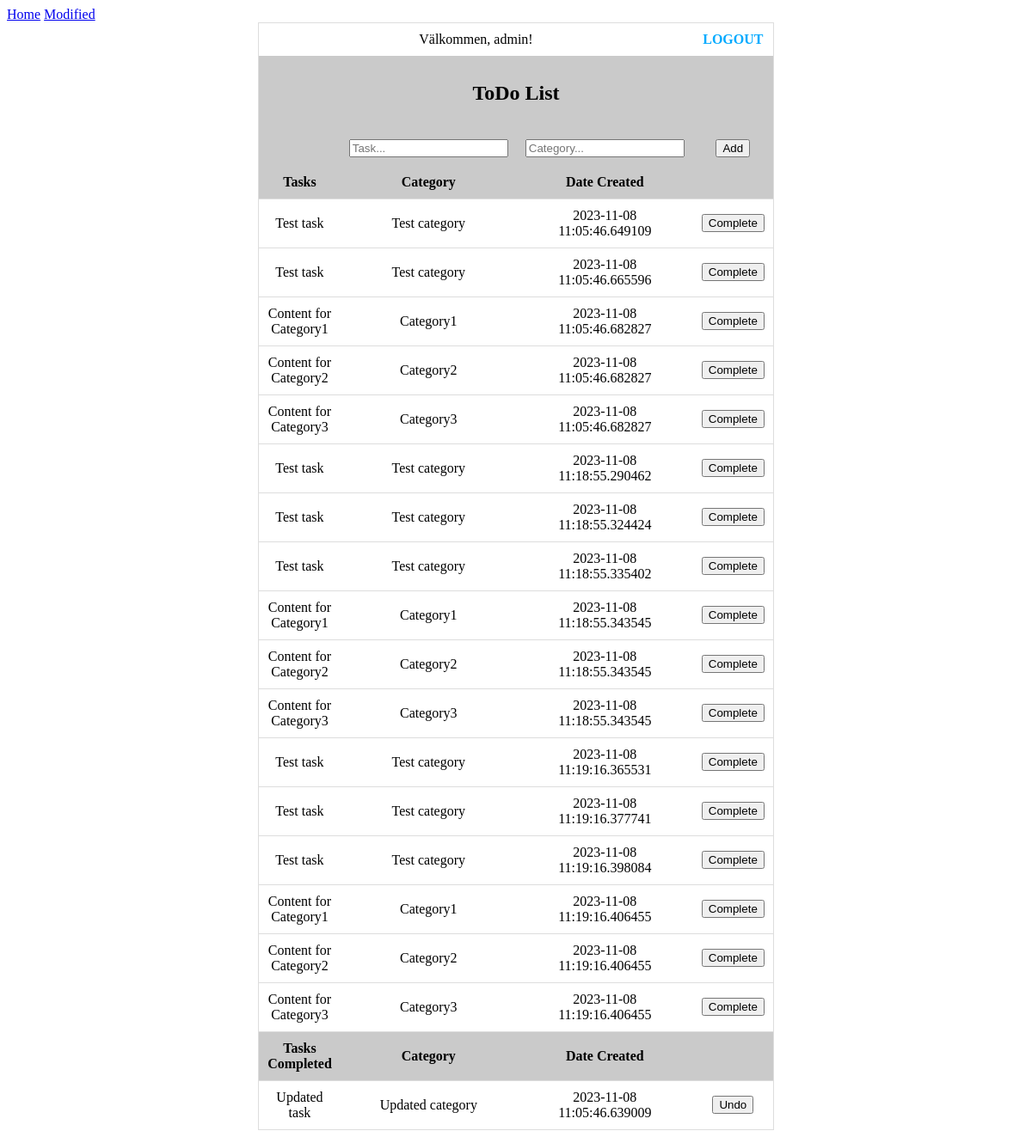
Page /modified (signed in) on the earlier database version.
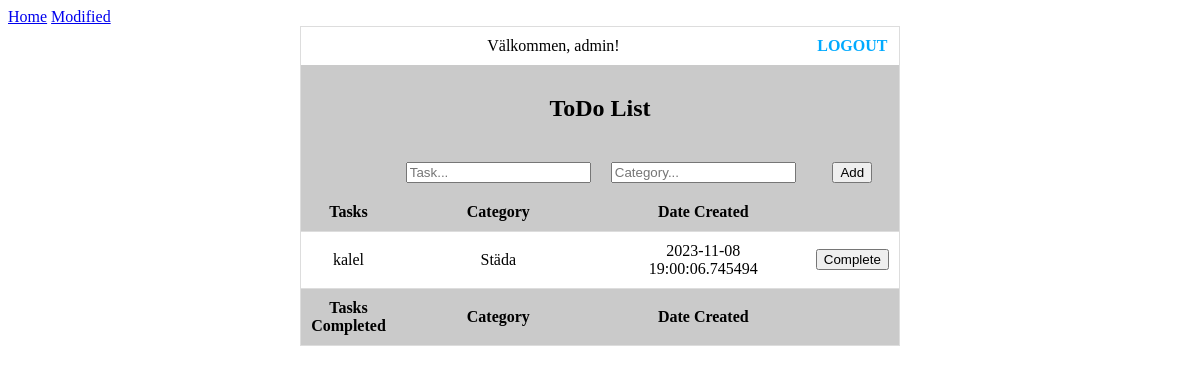
Same page on the later database version.
### app.py (models this page shows, shortened)
class Todo(db.Model):
    id = db.Column(db.Integer, primary_key=True)
    content = db.Column(db.String(200), nullable=False)
    completed = db.Column(db.Boolean, default=False)
    categories = db.Column(db.String(200), nullable=False)
    date_created = db.Column(db.DateTime, default=datetime.utcnow)

### app.py (the view)
@app.route("/modified")
def home_modified():
    tasks = Todo.query.all()
    return render_template("modified.html", tasks = tasks)

### templates/modified.html (shortened to what this page needs)
<!DOCTYPE html>
{% extends "base.html" %}
    {% block content %}
    <div class="table-container">
    <table class="list-table">
        <tr>
            {% if 'user' in session %}
                <td colspan="3">Välkommen, {{ session['user'] }}!</td>
                <td>
                    <a class="futuristic-links" href="/logout">Logout</a>
                </td>
            {% endif %}
        </tr>
        <tr>
            <th colspan="4"><h2>ToDo List</h2></th>
        </tr>
        {% if 'user' not in session%}
        <td colspan="4">Du måste <a href="register">registrera</a> dig eller <a href="/login">logga in<a> för att se eller skapa Todo lista</d>
        {% elif tasks %}
        <tr>
            <form id ="MyForm" method="POST" action="/tasks">
                <th></th>
                <th><input type="text" name="content" placeholder="Task..." required></th>
                <th><input type="text" name="categories" placeholder="Category..." required></th>
                <th><button type="submit" class="addBtn">Add</button></td>
                </form>
        </tr>
        <tr>
            <th>Tasks</1th>
            <th>Category</th>
            <th>Date Created</th>
            <th>
            </th>
        </tr>
            {% for task in tasks %}
                {% if not task.completed%}
                    <tr class="list-item">
                        <td>{{ task.content }}</td>
                        <td>{{ task.categories }}</td>
                        <td>{{ task.date_created }}</td>
                        <td>
                            <form method="POST" action="/update_tasks/{{ task.id }}" class="updateBtn">
                                <button type="submit" class="updateBtn">Complete</button>
                            </form>
                        </td>
                    </tr>
                {% endif %}
            {% endfor %}
        {% endif %}
        {%if 'user' not in session%}
        {%else%}
        <tr>
            <th>Tasks Completed</1th>
            <th>Category</th>
            <th>Date Created</th>
            <th></th>
        </tr>
        {% for task in tasks %}
        {% if task.completed%}
        <tr class="list-item">
            <td>{{ task.content }}</td>
            <td>{{ task.categories }}</td>
            <td>{{ task.date_created }}</td>
            <form method="POST" action="/update_tasks/{{ task.id }}" class="updateBtn">
            <td><button type="submit" class="updateBtn">Undo</button></td>
                </form>
        </tr>
        {% endif %}
        {% endfor %}
        {% endif %}
    </table>
    {% endblock %}

### templates/base.html (shortened to what this page needs)
<!DOCTYPE html>
<html lang="en">
<head>
    <nav>
                <a href="/">Home</a>
                <a href="/modified">Modified</a>
</nav>
    <link rel="stylesheet" href="{{ url_for('static', filename='style.css') }}">
</head>
<body>
    {% block content %}{% endblock %}
</body>
</html>

### static/style.css (style rules this page uses)
.list-table { width: 40%; max-height: 0px; overflow-y: auto; border-collapse: collapse; border: 1px solid #ddd; }
.list-table th, .list-table td { border: 0; padding: 10px; text-align: center; }
.list-table th { background-color: #cacaca; font-weight: bold; }
.list-item { border: 1px solid #ddd; }
.table-container { display: flex; justify-content: center; align-items: center; }
.futuristic-links { font-size: 16px; text-transform: uppercase; font-weight: bold; color: #00aaff; text-decoration: none; transition: color 0.3s; }

Differences in the rows shown:
removed Todo: content "Test task", categories "Test category", date_created "2023-11-08 11:05:46.649109", shown under "ToDo List"
removed Todo: content "Test task", categories "Test category", date_created "2023-11-08 11:05:46.665596", shown under "ToDo List"
removed Todo: content "Content for Category1", categories "Category1", date_created "2023-11-08 11:05:46.682827", shown under "ToDo List"
removed Todo: content "Content for Category2", categories "Category2", date_created "2023-11-08 11:05:46.682827", shown under "ToDo List"
removed Todo: content "Content for Category3", categories "Category3", date_created "2023-11-08 11:05:46.682827", shown under "ToDo List"
removed Todo: content "Test task", categories "Test category", date_created "2023-11-08 11:18:55.290462", shown under "ToDo List"
removed Todo: content "Test task", categories "Test category", date_created "2023-11-08 11:18:55.324424", shown under "ToDo List"
removed Todo: content "Test task", categories "Test category", date_created "2023-11-08 11:18:55.335402", shown under "ToDo List"
removed Todo: content "Content for Category1", categories "Category1", date_created "2023-11-08 11:18:55.343545", shown under "ToDo List"
removed Todo: content "Content for Category2", categories "Category2", date_created "2023-11-08 11:18:55.343545", shown under "ToDo List"
removed Todo: content "Content for Category3", categories "Category3", date_created "2023-11-08 11:18:55.343545", shown under "ToDo List"
removed Todo: content "Test task", categories "Test category", date_created "2023-11-08 11:19:16.365531", shown under "ToDo List"
removed Todo: content "Test task", categories "Test category", date_created "2023-11-08 11:19:16.377741", shown under "ToDo List"
removed Todo: content "Test task", categories "Test category", date_created "2023-11-08 11:19:16.398084", shown under "ToDo List"
removed Todo: content "Content for Category1", categories "Category1", date_created "2023-11-08 11:19:16.406455", shown under "ToDo List"
removed Todo: content "Content for Category2", categories "Category2", date_created "2023-11-08 11:19:16.406455", shown under "ToDo List"
removed Todo: content "Content for Category3", categories "Category3", date_created "2023-11-08 11:19:16.406455", shown under "ToDo List"
removed Todo: content "Updated task", categories "Updated category", date_created "2023-11-08 11:05:46.639009"
added Todo: content "kalel", categories "Städa", date_created "2023-11-08 19:00:06.745494", shown under "ToDo List"
